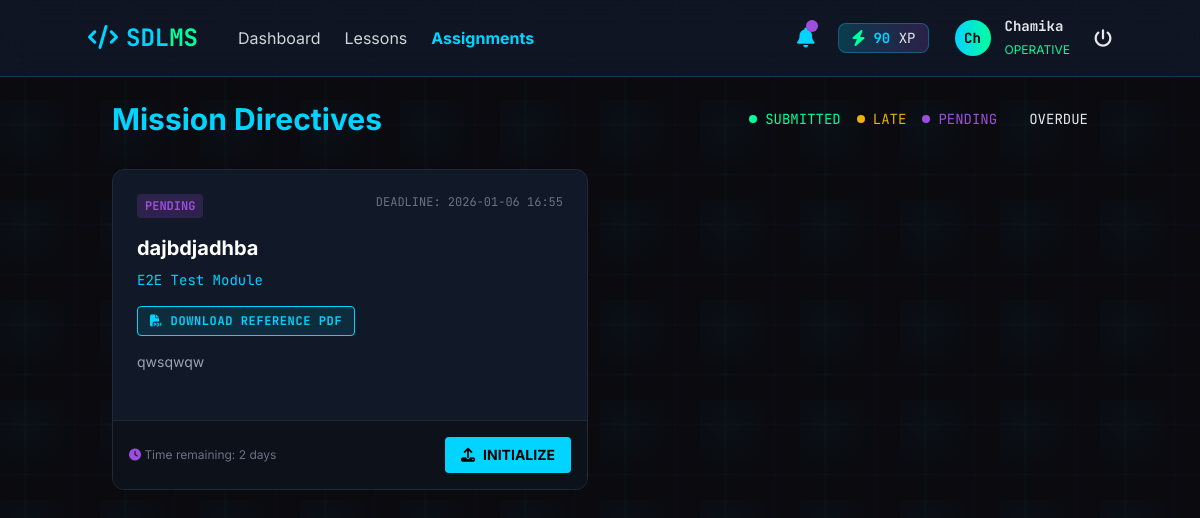
Screenshot of /student/index.php?page=assignments (signed in) with the database file from the repository.
### tables this page shows
CREATE TABLE `assignments` (
  `id` int(11) NOT NULL,
  `module_id` int(11) NOT NULL,
  `title` varchar(255) NOT NULL,
  `description` text DEFAULT NULL,
  `deadline` datetime NOT NULL,
  `created_at` timestamp NOT NULL DEFAULT current_timestamp(),
  `assignment_file` varchar(255) DEFAULT NULL
);

CREATE TABLE `modules` (
  `id` int(11) NOT NULL,
  `module_title` varchar(255) NOT NULL,
  `description` text DEFAULT NULL,
  `order_no` int(11) DEFAULT 0
);

### student/views/assignments.php (the view, shortened to what this page needs)
<?php
$user_id = $_SESSION['user_id'];
$sql = "SELECT a.*, m.module_title, s.submitted_at, s.file_path, s.github_link, s.marks, s.feedback
        FROM assignments a
        JOIN modules m ON a.module_id = m.id
        LEFT JOIN submissions s ON a.id = s.assignment_id AND s.user_id = $user_id
        ORDER BY a.deadline ASC";
$result = $conn->query($sql);
?>
<div class="animate-slide-in">
    <div class="flex justify-between items-center mb-8">
        <h1 class="text-3xl font-bold text-nexus-blue">Mission Directives</h1>
        <div class="text-sm font-mono flex items-center gap-4">
            <span class="flex items-center text-nexus-green"><span
                    class="w-2 h-2 bg-nexus-green rounded-full mr-2"></span> SUBMITTED</span>
            <span class="flex items-center text-yellow-500"><span
                    class="w-2 h-2 bg-yellow-500 rounded-full mr-2"></span> LATE</span>
            <span class="flex items-center text-nexus-purple"><span
                    class="w-2 h-2 bg-nexus-purple rounded-full mr-2"></span> PENDING</span>
            <span class="flex items-center text-nexus-red"><span class="w-2 h-2 bg-nexus-red rounded-full mr-2"></span>
                OVERDUE</span>
        </div>
    </div>
    <div class="grid grid-cols-1 lg:grid-cols-2 gap-6">
        <?php while ($row = $result->fetch_assoc()):
            $deadline = new DateTime($row['deadline']);
            $now = new DateTime();
            $is_overdue = $now > $deadline && !$row['submitted_at'];
            $is_submitted = !empty($row['submitted_at']);
            $status_color = 'nexus-purple';
            $status_text = 'PENDING';
            ?>
            <div
                class="bg-nexus-card rounded-xl border border-gray-800 hover:border-<?php echo $status_color; ?> transition group overflow-hidden flex flex-col">
                <div class="p-6 flex-1">
                    <div class="flex justify-between items-start mb-4">
                        <span
                            class="text-xs font-mono font-bold bg-<?php echo $status_color == 'yellow-500' ? 'yellow-500/20 text-yellow-500' : $status_color . '/20 text-' . $status_color; ?> px-2 py-1 rounded">
                            <?php echo $status_text; ?>
                        </span>
                        <span class="text-xs text-gray-500 font-mono">
                            DEADLINE:
                            <?php echo date('Y-m-d H:i', strtotime($row['deadline'])); ?>
                        </span>
                    </div>
                    <h3 class="text-xl font-bold text-white mb-2">
                        <?php echo $row['title']; ?>
                    </h3>
                    <div class="text-sm text-nexus-blue mb-4 font-mono">
                        <?php echo $row['module_title']; ?>
                    </div>
                    <?php if (!empty($row['assignment_file'])): ?>
                        <div class="mb-4">
                            <a href="../uploads/assignments/<?php echo $row['assignment_file']; ?>" download
                                class="inline-flex items-center gap-2 bg-nexus-blue/10 border border-nexus-blue text-nexus-blue px-3 py-1.5 rounded hover:bg-nexus-blue hover:text-black transition-colors text-xs font-bold font-mono uppercase tracking-wider">
                                <i class="fas fa-file-pdf"></i> Download Reference PDF
                            </a>
                        </div>
                    <?php endif; ?>
                    <p class="text-gray-400 text-sm mb-6 line-clamp-3">
                        <?php echo $row['description']; ?>
                    </p>
                </div>
                <div class="p-4 bg-nexus-black/50 border-t border-gray-800 flex justify-between items-center">
                    <div class="text-xs text-gray-500">
                        <?php if (!$is_submitted && !$is_overdue): ?>
                            <i class="fas fa-clock text-nexus-purple animate-pulse"></i> Time remaining:
                            <?php echo $now->diff($deadline)->days; ?> days
                        <?php endif; ?>
                    </div>
                    <button
                        onclick="openSubmissionModal(<?php echo $row['id']; ?>, '<?php echo addslashes($row['title']); ?>')"
                        class="px-4 py-2 rounded font-bold text-sm transition uppercase flex items-center gap-2
                    <?php echo $is_submitted ? 'bg-gray-800 text-gray-400 hover:text-white' : 'bg-nexus-blue text-black hover:bg-white'; ?>">
                        <?php echo $is_submitted ? '<i class="fas fa-edit"></i> Update' : '<i class="fas fa-upload"></i> Initialize'; ?>
                    </button>
                </div>
            </div>
        <?php endwhile; ?>
    </div>
</div>

### student/index.php (style rules this page uses)
body { background-color: #0A0A0F; overflow-x: hidden; }
.hex-grid-bg { background-image: radial-gradient(circle at 25% 25%, rgba(0, 212, 255, 0.03) 0%, transparent 50%), linear-gradient(0deg, transparent 24%, rgba(0, 255, 157, 0.02) 25%, rgba(0, 255, 157, 0.02) 26%, transparent 27%, transparent 74%, rgba(157, 78, 221, 0.02) 75%, rgba(157, 78, 221, 0.02) 76%, transparent 77%, transparent), linear-gradient(90deg, transparent 24%, rgba(0, 255, 157, 0.02) 25%, rgba(0, 255, 157, 0.02) 26%, transparent 27%, transparent 74%, rgba(157, 78, 221, 0.02) 75%, rgba(157, 78, 221, 0.02) 76%, transparent 77%, transparent); background-size: 100px 100px; }

### rows the page displays
assignments: status_text "PENDING", deadline "2026-01-06 16:55", title "dajbdjadhba", module.module_title "E2E Test Module", description "qwsqwqw", deadline "2"

### other values shown
$navbar_xp "90"
substr($_SESSION['user_name'], 0, 2) "Ch"
$_SESSION['user_name'] "Chamika"
